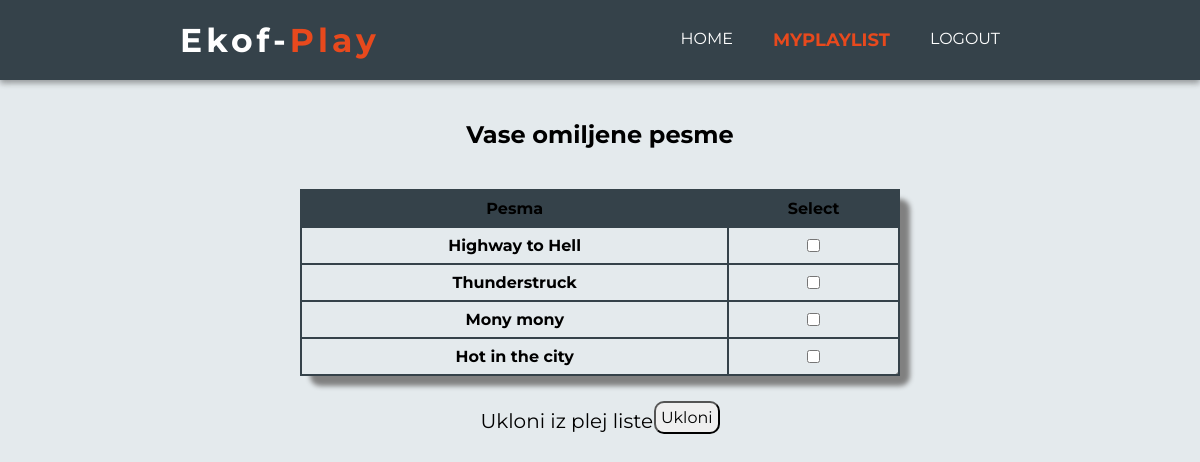
Page /user_playlist.php (signed in) on the committed database.
### tables this page shows
CREATE TABLE `playlist` (
  `id` bigint(20) NOT NULL,
  `user_id` bigint(20) NOT NULL,
  `song_id` bigint(20) NOT NULL
);

CREATE TABLE `songs` (
  `id` bigint(20) NOT NULL,
  `artist` varchar(191) NOT NULL,
  `song` varchar(191) NOT NULL
);

### user_playlist.php (the view, shortened to what this page needs)
<?php
include 'db.php';
?>
<!DOCTYPE html>
<html lang="en">
  <head>
    <link rel="stylesheet" href="stil.css">
    <link rel="stylesheet" href="stil1.css">
  </head>
  <body>
    <nav id="main-nav">
      <a id="logo" href="index.php"><h1>Ekof-<span class="play">Play</span></h1></a>
      <ul>
        <li><a href="home.php">Home</a></li>
        <li><a class="current" href="user_playlist.php">MyPlaylist</a></li>
        <li><a href="logout.php">Logout</a></li>
      </ul>
    </nav>
    <div id="section1">
      <h2>Vase omiljene pesme</h2>
    </div>
<form id="formpl" action="removeFromPlaylist.php" method="post">
    <table>
      <thead>
        <th>Pesma</th>
        <th>Select</th>
      </thead>
      <tbody>
        <?php
          $name = $_SESSION['user']['id'];
          $query = "SELECT s.song, pl.id FROM ((songs as s
            INNER JOIN playlist as pl ON s.id = pl.song_id)
            INNER JOIN users as u ON pl.user_id = u.id)
            WHERE u.id = $name";
          $result = mysqli_query($db, $query);
          while($fetch = mysqli_fetch_array($result)){
            $song = $fetch['song'];
            echo "
             <tr>
               <td>$song</td>
               <td><center><input type='checkbox' name='chb[]' value=".$fetch['id']."></center></td>
             </tr>
            ";
          }
         ?>
      </tbody>
    </table>
    <div id="ukloni">
      <p>Ukloni iz plej liste</p>
      <button type="submit">Ukloni</button>
    </div>
</form>
  </body>
</html>

### stil.css (style rules this page uses)
* { margin: 0; font-family: 'Montserrat', sans-serif; }
body { overflow-x: hidden; background-color: #e4eaed; }
label, input { display: block; }
input { font-size: 16px; padding: 5px; border-radius: 10px; }
button { font-size: 16px; padding: 5px; border-radius: 10px; cursor: pointer; }
#main-nav { display: flex; justify-content: space-between; align-items: center; padding: 20px 15%; box-shadow: 0 3px 6px rgba(0,0,0,0.16), 0 3px 6px rgba(0,0,0,0.23); background-color: #35424A; }
#main-nav #logo { font-weight: bold; font-size: 22px; letter-spacing: 4px; color: #ffffff; text-decoration: none; }
#main-nav ul { padding: 0; list-style-type: none; display: flex; }
#main-nav ul a { color:#ffffff; text-decoration:none; text-transform: uppercase; font-size:16px; text-decoration: none; padding: 10px 20px; }
#main-nav ul .current { color:#e8491d; font-size: 18px; font-weight:bold; }
.play { color: #e8491d; }
.current { color:red; }

### stil1.css (style rules this page uses)
table { width: 50%; margin: auto; margin-bottom: 25px; border-radius: 10px; box-shadow: 10px 10px 5px grey; text-align: center; }
table, th, thead, tbody, td, tr { border: 2px solid #35424A; border-collapse: collapse; }
th, thead, tbody, td, tr { padding: 8px 0 8px 0; font-weight: 700; }
table thead { background-color: #35424A; }
#formpl { margin-top: 40px; }
#section1 { margin-top: 40px; display: flex; justify-content: space-around; }
#ukloni { display: flex; justify-content: space-around; width: 20%; margin: auto; margin-bottom: 40px; }
#ukloni p { padding-top: 8px; font-size: 20px; }

### rows in the picture
playlist: song.song "Highway to Hell"
playlist: song.song "Thunderstruck"
playlist: song.song "Mony mony"
playlist: song.song "Hot in the city"
